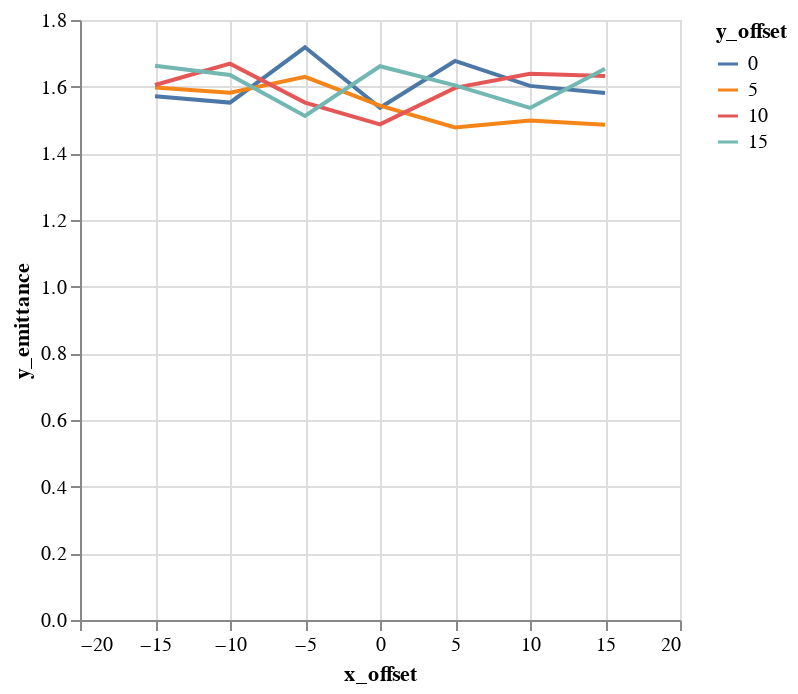

Source (notebook cell):
### Code cell
alt.Chart(emit_df).mark_line().encode(
    color='y_offset:N',
    x='x_offset',
    y='y_emittance',
)

### Figure 1 — Vega-Lite specification as saved in the notebook (floating-point values rounded to 4 significant figures)
{"$schema": "https://vega.github.io/schema/vega-lite/v1.2.1.json", "data": {"values": [{"losses": 0, "relbeta": 0.002308, "sourceID": 16777222, "sourceName": "x_-15_y_0", "x_emittance": 1.649, "x_emittance_rel": 1.017, "x_norm_emittance": 0.003807, "x_offset": -15, "y_emittance": 1.571, "y_emittance_rel": 0.9995, "y_norm_emittance": 0.003628, "y_offset": 0}, {"losses": 0, "relbeta": 0.002308, "sourceID": 16777229, "sourceName": "x_-15_y_5", "x_emittance": 1.616, "x_emittance_rel": 1.015, "x_norm_emittance": 0.003731, "x_offset": -15, "y_emittance": 1.597, "y_emittance_rel": 1.002, "y_norm_emittance": 0.003687, "y_offset": 5}, {"losses": 0, "relbeta": 0.002308, "sourceID": 16777236, "sourceName": "x_-15_y_10", "x_emittance": 1.643, "x_emittance_rel": 1.016, "x_norm_emittance": 0.003793, "x_offset": -15, "y_emittance": 1.605, "y_emittance_rel": 1.005, "y_norm_emittance": 0.003705, "y_offset": 10}, {"losses": 0, "relbeta": 0.002308, "sourceID": 16777243, "sourceName": "x_-15_y_15", "x_emittance": 1.725, "x_emittance_rel": 1.032, "x_norm_emittance": 0.003983, "x_offset": -15, "y_emittance": 1.663, "y_emittance_rel": 1.001, "y_norm_emittance": 0.003839, "y_offset": 15}, {"losses": 0, "relbeta": 0.002308, "sourceID": 16777220, "sourceName": "x_-10_y_0", "x_emittance": 1.594, "x_emittance_rel": 1.001, "x_norm_emittance": 0.003679, "x_offset": -10, "y_emittance": 1.552, "y_emittance_rel": 0.9997, "y_norm_emittance": 0.003583, "y_offset": 0}, {"losses": 0, "relbeta": 0.002308, "sourceID": 16777227, "sourceName": "x_-10_y_5", "x_emittance": 1.609, "x_emittance_rel": 0.9975, "x_norm_emittance": 0.003714, "x_offset": -10, "y_emittance": 1.582, "y_emittance_rel": 1.001, "y_norm_emittance": 0.003651, "y_offset": 5}, {"losses": 0, "relbeta": 0.002308, "sourceID": 16777234, "sourceName": "x_-10_y_10", "x_emittance": 1.487, "x_emittance_rel": 1.0, "x_norm_emittance": 0.003433, "x_offset": -10, "y_emittance": 1.669, "y_emittance_rel": 1.002, "y_norm_emittance": 0.003853, "y_offset": 10}, {"losses": 0, "relbeta": 0.002308, "sourceID": 16777241, "sourceName": "x_-10_y_15", "x_emittance": 1.453, "x_emittance_rel": 1.002, "x_norm_emittance": 0.003354, "x_offset": -10, "y_emittance": 1.635, "y_emittance_rel": 1.001, "y_norm_emittance": 0.003775, "y_offset": 15}, {"losses": 0, "relbeta": 0.002308, "sourceID": 16777218, "sourceName": "x_-5_y_0", "x_emittance": 1.679, "x_emittance_rel": 1.002, "x_norm_emittance": 0.003876, "x_offset": -5, "y_emittance": 1.718, "y_emittance_rel": 1.0, "y_norm_emittance": 0.003966, "y_offset": 0}, {"losses": 0, "relbeta": 0.002308, "sourceID": 16777225, "sourceName": "x_-5_y_5", "x_emittance": 1.526, "x_emittance_rel": 1.002, "x_norm_emittance": 0.003523, "x_offset": -5, "y_emittance": 1.63, "y_emittance_rel": 1.002, "y_norm_emittance": 0.003762, "y_offset": 5}, {"losses": 0, "relbeta": 0.002308, "sourceID": 16777232, "sourceName": "x_-5_y_10", "x_emittance": 1.517, "x_emittance_rel": 1.004, "x_norm_emittance": 0.003502, "x_offset": -5, "y_emittance": 1.552, "y_emittance_rel": 1.004, "y_norm_emittance": 0.003583, "y_offset": 10}, {"losses": 0, "relbeta": 0.002308, "sourceID": 16777239, "sourceName": "x_-5_y_15", "x_emittance": 1.71, "x_emittance_rel": 1.011, "x_norm_emittance": 0.003947, "x_offset": -5, "y_emittance": 1.512, "y_emittance_rel": 1.005, "y_norm_emittance": 0.003491, "y_offset": 15}, {"losses": 0, "relbeta": 0.002308, "sourceID": 16777216, "sourceName": "x_0_y_0", "x_emittance": 1.542, "x_emittance_rel": 1.001, "x_norm_emittance": 0.00356, "x_offset": 0, "y_emittance": 1.537, "y_emittance_rel": 1.0, "y_norm_emittance": 0.003547, "y_offset": 0}, {"losses": 0, "relbeta": 0.002308, "sourceID": 16777223, "sourceName": "x_0_y_5", "x_emittance": 1.539, "x_emittance_rel": 0.999, "x_norm_emittance": 0.003552, "x_offset": 0, "y_emittance": 1.543, "y_emittance_rel": 1.005, "y_norm_emittance": 0.003562, "y_offset": 5}, {"losses": 0, "relbeta": 0.002308, "sourceID": 16777230, "sourceName": "x_0_y_10", "x_emittance": 1.42, "x_emittance_rel": 1.012, "x_norm_emittance": 0.003278, "x_offset": 0, "y_emittance": 1.487, "y_emittance_rel": 1.008, "y_norm_emittance": 0.003432, "y_offset": 10}, {"losses": 0, "relbeta": 0.002308, "sourceID": 16777237, "sourceName": "x_0_y_15", "x_emittance": 1.82, "x_emittance_rel": 1.03, "x_norm_emittance": 0.004202, "x_offset": 0, "y_emittance": 1.661, "y_emittance_rel": 1.03, "y_norm_emittance": 0.003835, "y_offset": 15}, {"losses": 0, "relbeta": 0.002308, "sourceID": 16777217, "sourceName": "x_5_y_0", "x_emittance": 1.558, "x_emittance_rel": 1.005, "x_norm_emittance": 0.003597, "x_offset": 5, "y_emittance": 1.677, "y_emittance_rel": 1.002, "y_norm_emittance": 0.003872, "y_offset": 0}, {"losses": 0, "relbeta": 0.002308, "sourceID": 16777224, "sourceName": "x_5_y_5", "x_emittance": 1.615, "x_emittance_rel": 1.008, "x_norm_emittance": 0.003728, "x_offset": 5, "y_emittance": 1.478, "y_emittance_rel": 1.003, "y_norm_emittance": 0.003412, "y_offset": 5}, {"losses": 0, "relbeta": 0.002308, "sourceID": 16777231, "sourceName": "x_5_y_10", "x_emittance": 1.524, "x_emittance_rel": 1.042, "x_norm_emittance": 0.003518, "x_offset": 5, "y_emittance": 1.596, "y_emittance_rel": 1.002, "y_norm_emittance": 0.003685, "y_offset": 10}, {"losses": 0, "relbeta": 0.002308, "sourceID": 16777238, "sourceName": "x_5_y_15", "x_emittance": 1.672, "x_emittance_rel": 1.046, "x_norm_emittance": 0.00386, "x_offset": 5, "y_emittance": 1.604, "y_emittance_rel": 1.019, "y_norm_emittance": 0.003702, "y_offset": 15}, {"losses": 0, "relbeta": 0.002308, "sourceID": 16777219, "sourceName": "x_10_y_0", "x_emittance": 1.56, "x_emittance_rel": 1.027, "x_norm_emittance": 0.003602, "x_offset": 10, "y_emittance": 1.602, "y_emittance_rel": 1.002, "y_norm_emittance": 0.003699, "y_offset": 0}, {"losses": 0, "relbeta": 0.002308, "sourceID": 16777226, "sourceName": "x_10_y_5", "x_emittance": 1.472, "x_emittance_rel": 1.017, "x_norm_emittance": 0.003398, "x_offset": 10, "y_emittance": 1.498, "y_emittance_rel": 0.9945, "y_norm_emittance": 0.003459, "y_offset": 5}, {"losses": 0, "relbeta": 0.002308, "sourceID": 16777233, "sourceName": "x_10_y_10", "x_emittance": 1.846, "x_emittance_rel": 1.059, "x_norm_emittance": 0.004262, "x_offset": 10, "y_emittance": 1.639, "y_emittance_rel": 1.016, "y_norm_emittance": 0.003783, "y_offset": 10}, {"losses": 0, "relbeta": 0.002308, "sourceID": 16777240, "sourceName": "x_10_y_15", "x_emittance": 1.675, "x_emittance_rel": 1.065, "x_norm_emittance": 0.003867, "x_offset": 10, "y_emittance": 1.536, "y_emittance_rel": 1.016, "y_norm_emittance": 0.003546, "y_offset": 15}, {"losses": 0, "relbeta": 0.002308, "sourceID": 16777221, "sourceName": "x_15_y_0", "x_emittance": 1.721, "x_emittance_rel": 1.149, "x_norm_emittance": 0.003973, "x_offset": 15, "y_emittance": 1.581, "y_emittance_rel": 1.002, "y_norm_emittance": 0.003649, "y_offset": 0}, {"losses": 1, "relbeta": 0.002308, "sourceID": 16777228, "sourceName": "x_15_y_5", "x_emittance": 1.715, "x_emittance_rel": 1.091, "x_norm_emittance": 0.003959, "x_offset": 15, "y_emittance": 1.486, "y_emittance_rel": 1.0, "y_norm_emittance": 0.00343, "y_offset": 5}, {"losses": 0, "relbeta": 0.002308, "sourceID": 16777235, "sourceName": "x_15_y_10", "x_emittance": 1.741, "x_emittance_rel": 1.073, "x_norm_emittance": 0.00402, "x_offset": 15, "y_emittance": 1.632, "y_emittance_rel": 1.01, "y_norm_emittance": 0.003768, "y_offset": 10}, {"losses": 0, "relbeta": 0.002308, "sourceID": 16777242, "sourceName": "x_15_y_15", "x_emittance": 1.666, "x_emittance_rel": 1.099, "x_norm_emittance": 0.003845, "x_offset": 15, "y_emittance": 1.654, "y_emittance_rel": 1.042, "y_norm_emittance": 0.003817, "y_offset": 15}]}, "encoding": {"color": {"field": "y_offset", "type": "nominal"}, "x": {"field": "x_offset", "type": "quantitative"}, "y": {"field": "y_emittance", "type": "quantitative"}}, "mark": "line"}
